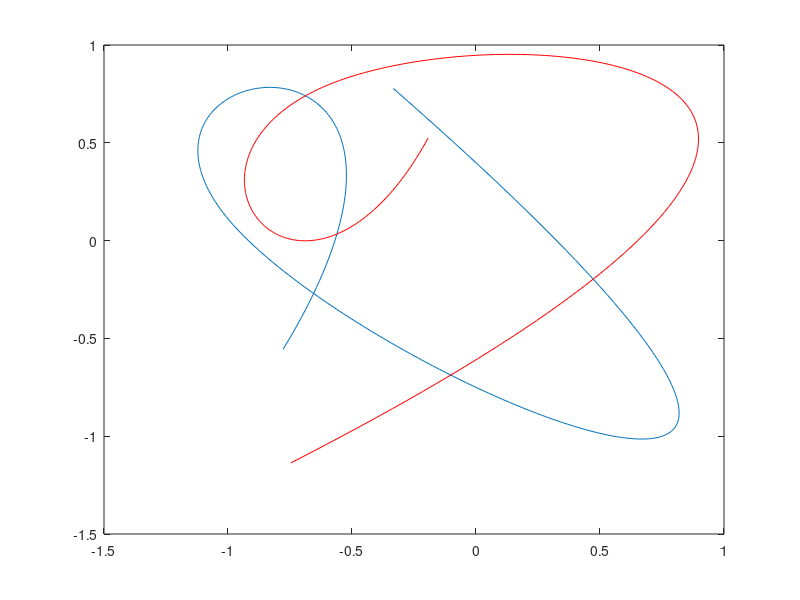

Here is the MATLAB script that generated this plot:

function [] = genCurves()
%%

% Version history

% v1: matlab_line_drawings
% randomly samples knot grid (2D cartesian feature space) to draw
% parametrically controlled curves per Thomas' algorith

% v2: genCurves: 
% converting to function to be called from MonkeyLogic, with parameter
% input to control curve noise, feature space sampling. v2 will save each
% curve to a separate png file with a filename specifying drawing
% parameters.  MonkeyLogic will be able to display the curves in the same
% basic state engine as corr_RL.

% Development ideas: movies illustrate how feature space is sampled and how
% much noise is included.  So for a smooth movie, the shape will morph.
% For a rough movie, it will change abruptly (and stochastically).

% Main script
size_of_knot_grid = 10;
low = -1;
high = 1;
knot_grid = make_knot_grid(size_of_knot_grid, low, high);
max_knot_number = 10;
D = 256; % resolution_of_curves
K = 2; % number of axes in curve space that we will sample
S = 1; % number of "exposures" to generate
N = 12; % number of samples per exposure

% Specify the "curve of origin"
curve_of_origin = zeros(D, 2);

% Circle
rng = (0:D-1)' / D * 2 * pi;
curve_of_origin(:, 1) = sin(rng);
curve_of_origin(:, 2) = cos(rng);
radius = 0.1 * (high - low);
curve_of_origin = curve_of_origin * radius;
% oXY = xy2stacked(curve_of_origin);

% Endcurves
n_knot_points = 5;
% n_knot_points = 2;
knots = sample_knots(knot_grid, n_knot_points, false);
[endcurve, ~] = upsample(knots, D);

% ?? ask Thomas about this
el = sum(sum(endcurve .* endcurve));
knots = sample_knots(knot_grid, n_knot_points, false);
[other_curve, ~] = upsample(knots, D);
orthocurve = sum(sum(other_curve .* endcurve)) * endcurve / el - other_curve;
fprintf('check: %.2f\n', sum(sum(orthocurve .* endcurve))); % ??

% Generate one sequence and look at it
scale_lim = 1;

% Travel smoothly along manifold, sample a curve at each point
smooth_sequence = zeros(N, D, 2);
for i = 1:N
    t = interp1([1, N], [-scale_lim, scale_lim], i);
    smooth_sequence(i, :, :) = curve_of_origin + t * endcurve;
end

% Random samples of curves along an orthogonal manifold: this is the "noise"
rough_sequence = zeros(N, D, 2);
for n = 1:N
    t = max(min(randn, scale_lim), -scale_lim);
    rough_sequence(n, :, :) = curve_of_origin + t * orthocurve;
end

%%

% Plotting
figure;
plot(endcurve(:, 1), endcurve(:, 2));
hold on;
plot(orthocurve(:, 1), orthocurve(:, 2), 'r');


%%
% lim = 1.75;
lim = 1.5;
limx = [-lim, lim];
limy = [-lim, lim];

figure;
for i = 1:3
    for n = 1:N
        subplot(3, N, (i-1)*N + n);
        if i == 1
            plot(smooth_sequence(n, :, 1), smooth_sequence(n, :, 2));
        elseif i == 2
            plot(rough_sequence(n, :, 1), rough_sequence(n, :, 2));
        else
            plot((rough_sequence(n, :, 1) + smooth_sequence(n, :, 1))/2, ...
                 (rough_sequence(n, :, 2) + smooth_sequence(n, :, 2))/2);
        end
        xlim(limx);
        ylim(limy);
        axis off;
        axis equal;
    end
end


%%
% Utilities for generating curves
% function stacked = xy2stacked(xy)
%     n = size(xy, 1);
%     stacked = reshape(xy', [n*2, 1]);
% end

function xy = stacked2xy(stacked)
    assert(mod(length(stacked), 2) == 0);
    n = length(stacked) / 2;
    xy = reshape(stacked, [2, n])';
end

function segmented = stacked2segmented(curve)
    n_points = length(curve) / 2;
    assert(mod(n_points, 1) == 0);
    x1_idx = 1:n_points-1;
    x2_idx = 2:n_points;
    y1_idx = x1_idx + n_points;
    y2_idx = x2_idx + n_points;
    segmented = [curve(x1_idx), curve(x2_idx), curve(y1_idx), curve(y2_idx)];
end

function probes_nxy = linear_probe_set(lim, num, center, dash)
    if nargin < 3
        center = [0, 0];
    end
    if nargin < 4
        dash = false;
    end
    
    cnt = 1;
    base_probes = 6 * num;
    if dash
        num_probes = base_probes * (1 + dash);
    else
        num_probes = base_probes;
    end
    probes_nxy = zeros(num_probes, 2, 2);
    fprintf('making %d probes\n', num_probes);
    eps = 0.01; % avoid corners
    
    % Vertical probes
    for x = linspace(-lim+eps, lim-eps, num)
        probes_nxy(cnt, :, :) = [x, lim; x, -lim];
        cnt = cnt + 1;
    end
    
    % Horizontal probes
    for y = linspace(-lim+eps, lim-eps, num)
        probes_nxy(cnt, :, :) = [lim, y; -lim, y];
        cnt = cnt + 1;
    end
    
    % Negative oblique
    for y = linspace(-lim+eps, lim-eps, num)
        probes_nxy(cnt, :, :) = [-lim, y; y, -lim];
        cnt = cnt + 1;
    end
    for x = linspace(-lim+eps, lim-eps, num)
        probes_nxy(cnt, :, :) = [x, lim; lim, x];
        cnt = cnt + 1;
    end
    
    % Positive oblique
    for y = linspace(-lim+eps, lim-eps, num)
        probes_nxy(cnt, :, :) = [lim, y; -y, -lim];
        cnt = cnt + 1;
    end
    for x = linspace(-lim+eps, lim-eps, num)
        probes_nxy(cnt, :, :) = [x, lim; -lim, -x];
        cnt = cnt + 1;
    end
    
    if dash
        inc = 1 / dash;
        for i = 1:base_probes
            xp = polyfit([0, 1], probes_nxy(i, :, 1)', 1);
            yp = polyfit([0, 1], probes_nxy(i, :, 2)', 1);
            stop = 0;
            for j = 1:dash
                start = stop;
                stop = start + inc;
                probes_nxy(cnt, :, 1) = polyval(xp, [start, stop]);
                probes_nxy(cnt, :, 2) = polyval(yp, [start, stop]);
                cnt = cnt + 1;
            end
        end
    end
    
    probes_nxy = probes_nxy + repmat(reshape(center, [1, 1, 2]), [size(probes_nxy, 1), 2, 1]);
end

function grid = make_knot_grid(size, low, high)
    [X, Y] = meshgrid(linspace(low, high, size));
    grid = [X(:), Y(:)];
end

function knots = sample_knots(knot_grid, number_of_knot_points, closed)
    if nargin < 3
        closed = true;
    end
    
    grid_size = size(knot_grid, 1);
    if nargin < 2 || isempty(number_of_knot_points)
        nkp = grid_size;
    else
        nkp = number_of_knot_points;
    end
    
    dice = randsample(grid_size, nkp, nkp > grid_size);
    if closed
        dice(end) = dice(1);
    end
    knots = knot_grid(dice, :);
end

function [xy, knots] = upsample(knots, resolution, kind)
    if nargin < 3
        kind = 'spline';
    end
    
    num_knots = size(knots, 1);
    
    if num_knots < 3
        kind = 'linear';
    end
    
    plot_range = linspace(0, num_knots-1, resolution);
    
    if strcmp(kind, 'linear')
        fx = interp1(0:num_knots-1, knots(:,1), plot_range, 'linear');
        fy = interp1(0:num_knots-1, knots(:,2), plot_range, 'linear');
    else
        fx = interp1(0:num_knots-1, knots(:,1), plot_range, 'spline');
        fy = interp1(0:num_knots-1, knots(:,2), plot_range, 'spline');
    end
    
    xy = [fx', fy'];
end
end